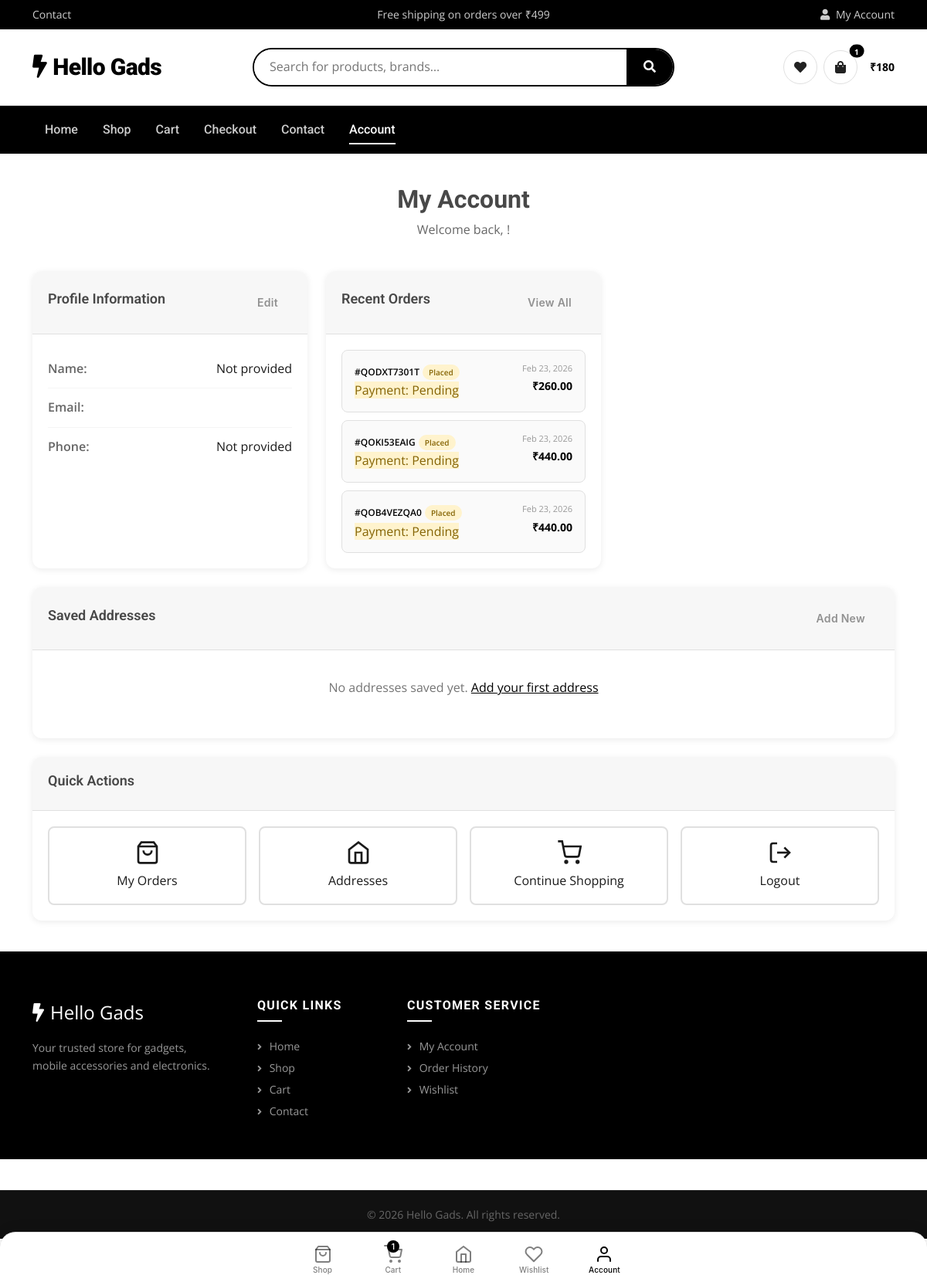
Page /accounts/account/ (signed in) on the committed database.
### app/models.py (models this page shows, shortened)
class TimeStampedModel(models.Model):
    created_at = models.DateTimeField(auto_now_add=True, db_index=True)
    updated_at = models.DateTimeField(auto_now=True)
    class Meta:
        abstract = True

class Order(TimeStampedModel):
    class Status(models.TextChoices):
        PLACED = "placed", "Placed"
        CONFIRMED = "confirmed", "Confirmed"
        SHIPPED = "shipped", "Shipped"
        DELIVERED = "delivered", "Delivered"
        CANCELLED = "cancelled", "Cancelled"
    user = models.ForeignKey(settings.AUTH_USER_MODEL, on_delete=models.SET_NULL, blank=True, null=True, related_name="orders")
    order_number = models.CharField(max_length=20, unique=True, db_index=True)
    status = models.CharField(max_length=12, choices=Status.choices, default=Status.PLACED, db_index=True)
    subtotal = models.DecimalField(max_digits=10, decimal_places=2, validators=[MinValueValidator(0)])
    shipping = models.DecimalField(max_digits=10, decimal_places=2, validators=[MinValueValidator(0)])
    total = models.DecimalField(max_digits=10, decimal_places=2, validators=[MinValueValidator(0)])
    address = models.ForeignKey(Address, on_delete=models.PROTECT, related_name="orders")
    class Meta:
        ordering = ["-created_at"]

class Payment(TimeStampedModel):
    class Method(models.TextChoices):
        COD = "cod", "Cash on Delivery"
        WHATSAPP = "whatsapp", "WhatsApp Order"
        RAZORPAY = "razorpay", "Online Payment"
    class Status(models.TextChoices):
        PENDING = "pending", "Pending"
        PAID = "paid", "Paid"
        FAILED = "failed", "Failed"
    order = models.OneToOneField(Order, on_delete=models.CASCADE, related_name="payment")
    method = models.CharField(max_length=20, choices=Method.choices, default=Method.COD, db_index=True)
    status = models.CharField(max_length=20, choices=Status.choices, default=Status.PENDING, db_index=True)
    amount = models.DecimalField(max_digits=10, decimal_places=2, validators=[MinValueValidator(0)])
    processed_at = models.DateTimeField(blank=True, null=True)
    razorpay_order_id = models.CharField(max_length=255, blank=True, null=True, db_index=True)
    razorpay_payment_id = models.CharField(max_length=255, blank=True, null=True, db_index=True)
    razorpay_signature = models.CharField(max_length=255, blank=True, null=True)

### app/auth_views.py (the view)
# urls.py: path('account/', auth_views.AccountDashboardView.as_view(), name='account'),
class AccountDashboardView(LoginRequiredMixin, TemplateView):
    template_name = 'auth/account_dashboard.html'
    login_url = 'auth:login'
    def get_context_data(self, **kwargs):
        context = super().get_context_data(**kwargs)
        user = self.request.user
        recent_orders = Order.objects.filter(user=user).select_related('address')[:5]
        addresses = Address.objects.filter(user=user, is_snapshot=False).order_by('-is_default', '-created_at')
        user_phone = ''
        try:
            if hasattr(user, 'profile') and user.profile:
                user_phone = getattr(user.profile, 'phone', '') or ''
        except Exception:
            pass
        context.update({
            'recent_orders': recent_orders,
            'addresses': addresses,
            'active_page': 'account',
            'user_phone': user_phone,
        })
        return context

### app/context_processors.py (called while the page is built)
def site_contact_context(request):
    return {
        "site_phone": getattr(settings, "SITE_PHONE", "+91 62384 39926"),
        "site_whatsapp": getattr(settings, "SITE_WHATSAPP", "916238439926"),
    }

def cart_context(request):
    try:
        cart = CartService.get_or_create_cart(request)
        cart_count = sum(item.quantity for item in cart.items.all())
        totals = CartService.compute_totals(cart)
        cart_subtotal = totals.subtotal
    except Exception:
        cart_count = 0
        cart_subtotal = 0
    return {
        "cart_count": cart_count,
        "cart_subtotal": cart_subtotal,
    }

def wishlist_context(request):
    wishlist_count = 0
    wishlist_variant_ids = []
    if getattr(request, "user", None) and request.user.is_authenticated:
        wishlist_variant_ids = list(
            Wishlist.objects.filter(
                user=request.user,
                selected_variant__is_active=True,
                selected_variant__product__is_active=True,
            ).values_list("selected_variant_id", flat=True)
        )
        wishlist_count = len(wishlist_variant_ids)
    return {
        "wishlist_count": wishlist_count,
        "wishlist_variant_ids": wishlist_variant_ids,
        "wishlist_product_ids": [],  # No longer used; kept for template compatibility
    }

def admin_message_badge(request):
    count = 0
    user = getattr(request, "user", None)
    if user and user.is_authenticated and user.is_staff:
        count = ContactMessage.objects.filter(is_resolved=False).count()
    return {"admin_unresolved_messages": count}

### app/models.py (called while the page is built)
    @property
    def line_total(self):
        return self.unit_price * self.quantity

### app/services.py (called while the page is built, shortened)
    @classmethod
    def get_or_create_cart(cls, request):
        user = getattr(request, "user", None)
        user = user if (user and user.is_authenticated) else None
        if user:
            cart, _ = Cart.objects.get_or_create(user=user, status=Cart.Status.ACTIVE)
            return cart

    @staticmethod
    def compute_totals(cart):
        try:
            subtotal = sum(item.line_total for item in cart.items.select_related("product"))
            delivery_charge = getattr(settings, "FLAT_DELIVERY_CHARGE", 80)
            shipping = delivery_charge
            total = subtotal + shipping
            return CartTotals(subtotal=subtotal, shipping=shipping, total=total)
        except Exception:
            return CartTotals(subtotal=0, shipping=0, total=0)

### templates/auth/account_dashboard.html (shortened to what this page needs)
{% extends 'base_gadget.html' %}
{% load static %}
{% block extra_css %}
<link rel="stylesheet" href="{% static 'css/auth.css' %}">
{% endblock %}
{% block content %}
<div class="account-page">
    <div class="container">
        <div class="account-header">
            <h1>My Account</h1>
            <p>Welcome back, {{ user.first_name|default:user.email }}!</p>
        </div>
        <div class="account-grid">
            <div class="account-card">
                <div class="card-header">
                    <h2>Profile Information</h2>
                    <a href="{% url 'auth:profile' %}" class="btn btn-small">Edit</a>
                </div>
                <div class="card-body">
                    <div class="info-row">
                        <span class="info-label">Name:</span>
                        <span class="info-value">{{ user.get_full_name|default:"Not provided" }}</span>
                    </div>
                    <div class="info-row">
                        <span class="info-label">Email:</span>
                    </div>
                    <div class="info-row">
                        <span class="info-label">Phone:</span>
                        <span class="info-value">{{ user_phone|default:"Not provided" }}</span>
                    </div>
                </div>
            </div>
            <div class="account-card">
                <div class="card-header">
                    <h2>Recent Orders</h2>
                    <a href="{% url 'store:order_history' %}" class="btn btn-small">View All</a>
                </div>
                <div class="card-body">
                    {% if recent_orders %}
                        <div class="orders-list">
                            {% for order in recent_orders %}
                            <div class="order-item">
                                <div class="order-info">
                                    <span class="order-number">#{{ order.order_number }}</span>
                                    <span class="order-status status-{{ order.status }}">{{ order.get_status_display }}</span>
                                    {% if order.payment %}
                                        <span class="payment-status status-{{ order.payment.status }}">Payment: {{ order.payment.get_status_display }}</span>
                                    {% endif %}
                                </div>
                                <div class="order-meta">
                                    <span class="order-date">{{ order.created_at|date:"M d, Y" }}</span>
                                    <span class="order-total">₹{{ order.total }}</span>
                                </div>
                            </div>
                            {% endfor %}
                        </div>
                    {% else %}
                        <p class="empty-state">No orders yet. <a href="{% url 'store:product_list' %}">Start shopping!</a></p>
                    {% endif %}
                </div>
            </div>
            <div class="account-card full-width">
                <div class="card-header">
                    <h2>Saved Addresses</h2>
                    <a href="{% url 'auth:address_create' %}" class="btn btn-small">Add New</a>
                </div>
                <div class="card-body">
                    {% if addresses %}
                        <div class="addresses-grid">
                            {% for address in addresses %}
                            <div class="address-card {% if address.is_default %}default{% endif %}">
                                {% if address.is_default %}
                                    <span class="default-badge">Default</span>
                                {% endif %}
                                <div class="address-info">
                                    <strong>{{ address.full_name }}</strong>
                                    <p>{{ address.address_line }}</p>
                                    <p>{{ address.city }}, {{ address.state }} - {{ address.pincode }}</p>
                                    <p>Phone: {{ address.phone }}</p>
                                </div>
                                <div class="address-actions">
                                    <a href="{% url 'auth:address_edit' address.pk %}" class="btn-link">Edit</a>
                                    <form method="post" action="{% url 'auth:address_delete' address.pk %}" class="inline-form" onsubmit="return confirm('Are you sure you want to delete this address?');">
                                        {% csrf_token %}
                                        <button type="submit" class="btn-link danger">Delete</button>
                                    </form>
                                </div>
                            </div>
                            {% endfor %}
                        </div>
                    {% else %}
                        <p class="empty-state">No addresses saved yet. <a href="{% url 'auth:address_create' %}">Add your first address</a></p>
                    {% endif %}
                </div>
            </div>
            <div class="account-card full-width">
                <div class="card-header">
                    <h2>Quick Actions</h2>
                </div>
                <div class="card-body">
                    <div class="quick-actions">
                        <a href="{% url 'store:order_history' %}" class="action-btn">
                            <svg viewBox="0 0 24 24" fill="none" stroke="currentColor" stroke-width="2">
                                <path d="M6 2L3 6v14a2 2 0 0 0 2 2h14a2 2 0 0 0 2-2V6l-3-4z"></path>
                                <line x1="3" y1="6" x2="21" y2="6"></line>
                                <path d="M16 10a4 4 0 0 1-8 0"></path>
                            </svg>
                            <span>My Orders</span>
                        </a>
                        <a href="{% url 'auth:address_list' %}" class="action-btn">
                            <svg viewBox="0 0 24 24" fill="none" stroke="currentColor" stroke-width="2">
                                <path d="M3 9l9-7 9 7v11a2 2 0 0 1-2 2H5a2 2 0 0 1-2-2z"></path>
                                <polyline points="9 22 9 12 15 12 15 22"></polyline>
                            </svg>
                            <span>Addresses</span>
                        </a>
                        <a href="{% url 'store:product_list' %}" class="action-btn">
                            <svg viewBox="0 0 24 24" fill="none" stroke="currentColor" stroke-width="2">
                                <circle cx="9" cy="21" r="1"></circle>
                                <circle cx="20" cy="21" r="1"></circle>
                                <path d="M1 1h4l2.68 13.39a2 2 0 0 0 2 1.61h9.72a2 2 0 0 0 2-1.61L23 6H6"></path>
                            </svg>
                            <span>Continue Shopping</span>
                        </a>
                        <a href="{% url 'auth:logout' %}" class="action-btn danger">
                            <svg viewBox="0 0 24 24" fill="none" stroke="currentColor" stroke-width="2">
                                <path d="M9 21H5a2 2 0 0 1-2-2V5a2 2 0 0 1 2-2h4"></path>
                                <polyline points="16 17 21 12 16 7"></polyline>
                                <line x1="21" y1="12" x2="9" y2="12"></line>
                            </svg>
                            <span>Logout</span>
                        </a>
                    </div>
                </div>
            </div>
        </div>
    </div>
</div>
{% endblock %}

### static/css/style.css (style rules this page uses)
:root { --clr-black: #000000; --clr-black-2: #111111; --clr-black-3: #1a1a1a; --clr-black-4: #222222; --clr-black-5: #2b2b2b; --clr-black-6: #3a3a3a; --clr-white: #ffffff; --clr-grey-1: #f5f5f5; --clr-grey-2: #e0e0e0; --clr-grey-3: #cccccc; --clr-grey-4: #999999; --clr-grey-5: #666666; --font-primary: 'Open Sans', sans-serif; --font-heading: 'Roboto', sans-serif; --space-xs: 0.25rem; --space-sm: 0.5rem; --space-md: 1rem; --space-lg: 1.5rem; --space-xl: 2rem; --space-2xl: 3rem; --space-3xl: 4rem; --text-xs: 0.75rem; --text-sm: 0.875rem; --text-base: 1rem; --text-lg: 1.125rem; --text-xl: 1.25rem; --text-2xl: 1.5rem; --text-3xl: 1.875rem; --text-4xl: 2.25rem; --transition: 0.3s ease; --transition-slow: 0.5s ease; --shadow-sm: 0 1px 3px rgba(0,0,0,0.08), 0 1px 2px rgba(0,0,0,0.06); --shadow-md: 0 4px 12px rgba(0,0,0,0.10), 0 2px 6px rgba(0,0,0,0.06); --shadow-lg: 0 10px 30px rgba(0,0,0,0.12), 0 4px 10px rgba(0,0,0,0.08); --shadow-xl: 0 20px 50px rgba(0,0,0,0.18); --radius-sm: 4px; --radius-md: 8px; --radius-lg: 12px; --radius-xl: 20px; --radius-pill: 999px; --tap-target: 44px; }
*, *::before, *::after { box-sizing: border-box; }
html { scroll-behavior: smooth; }
body { font-family: var(--font-primary); font-size: var(--text-base); color: var(--clr-black-3); background: var(--clr-white); line-height: 1.6; overflow-x: hidden; }
a { color: inherit; text-decoration: none; }
.btn { font-family: var(--font-heading); font-weight: 600; letter-spacing: 0.02em; transition: var(--transition); border-radius: var(--radius-sm); min-height: var(--tap-target); display: inline-flex; align-items: center; justify-content: center; cursor: pointer; }

### static/css/bottom-bar.css (style rules this page uses)
:root { --bottom-bar-height: 56px; --bottom-bar-safe: env(safe-area-inset-bottom, 0px); --bottom-bar-total: calc(var(--bottom-bar-height) + var(--bottom-bar-safe)); --bottom-bar-bg: #ffffff; --bottom-bar-border: rgba(0, 0, 0, 0.12); --bottom-bar-shadow: 0 -2px 16px rgba(0, 0, 0, 0.1); --bottom-bar-z: 1000; --bottom-bar-icon-size: 24px; --bottom-bar-label-size: 10px; --bottom-bar-accent: #000000; --bottom-bar-inactive: rgba(0, 0, 0, 0.5); }
body.has-bottom-bar { padding-bottom: var(--bottom-bar-total); }

### static/css/auth.css (style rules this page uses)
:root { --color-primary: #000000; --color-primary-dark: #1a1a1a; --color-primary-light: #f5f5f5; --color-text: #1a1a1a; --color-text-light: #666666; --space-1: 4px; --space-2: 8px; --space-3: 12px; --space-4: 16px; --space-5: 20px; --space-6: 24px; --space-8: 40px; --space-12: 96px; }
.btn { display: inline-flex; align-items: center; justify-content: center; gap: 8px; padding: 14px 28px; font-family: 'Inter', sans-serif; font-size: 16px; font-weight: 600; line-height: 1.5; text-align: center; text-decoration: none; border: 2px solid transparent; border-radius: 8px; cursor: pointer; transition: all 0.3s ease; min-height: 52px; white-space: nowrap; }
.btn-small { padding: 8px 16px; font-size: 14px; min-height: 36px; border-radius: 6px; }
.status-placed { background: #fff3cd; color: #856404; }
.status-pending { background: #fff3cd; color: #856404; }

### rows in the picture
Order: order_number "QODXT7301T", status "Placed", payment.status "Pending", created_at "Feb 23, 2026", total "260.00"
Order: order_number "QOKI53EAIG", status "Placed", payment.status "Pending", created_at "Feb 23, 2026", total "440.00"
Order: order_number "QOB4VEZQA0", status "Placed", payment.status "Pending", created_at "Feb 23, 2026", total "440.00"

### other values in the picture
{{ cart_count|default:0 }} "1"
{{ cart_subtotal|floatformat:0 }} "180"
{{ user.get_full_name|default:"Not provided" }} "Not provided"
{{ user_phone|default:"Not provided" }} "Not provided"
